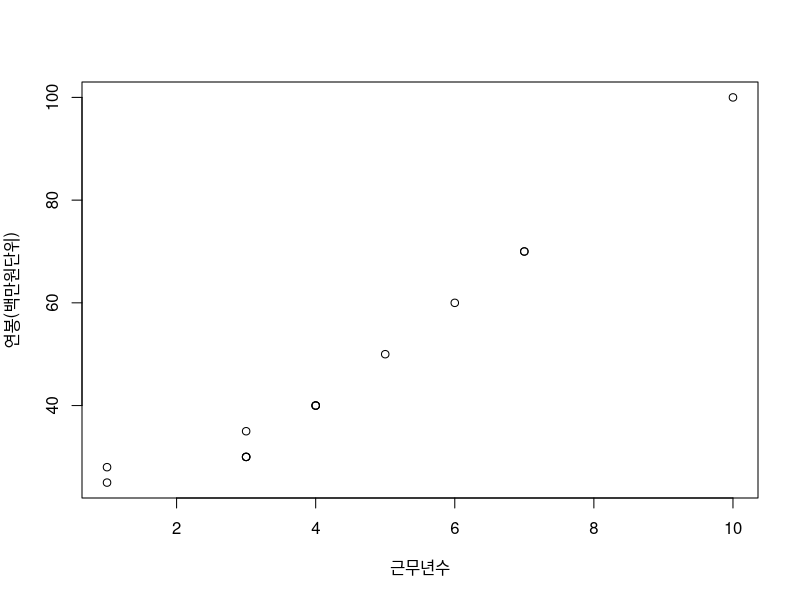
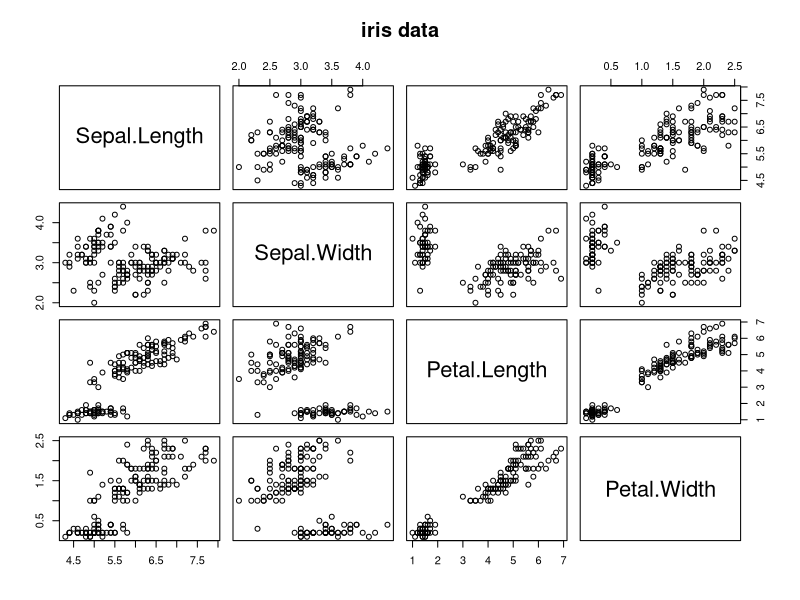
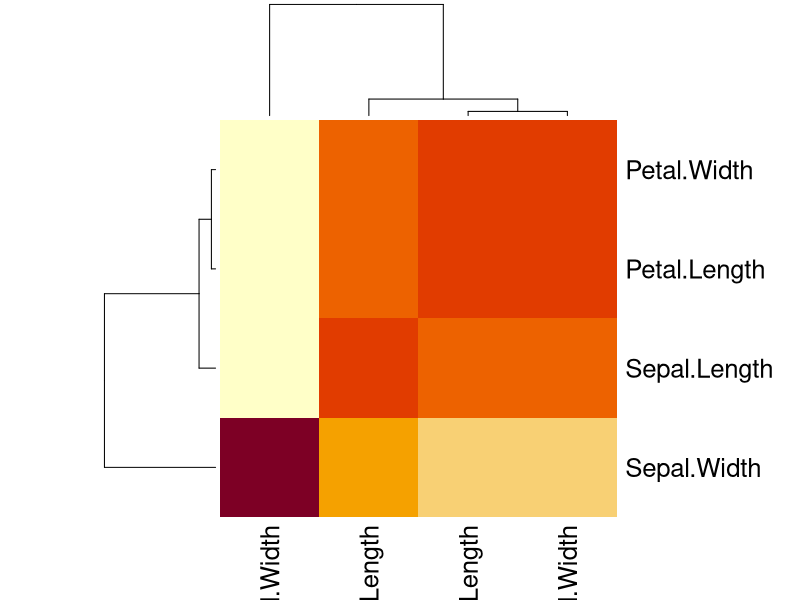

Generate these figures, in order, with R:
# 4-1. 산점도 그래프
# 산점도 그래프(scatter plot): 변수와 변수 간의 관계 시각화에 유용한 그래프
# -데이터를 X축과 Y축에 점으로 표현
# -> 두 변수가 양의 선형적 상관관계를 가지고 있을 때 => 정비례
# -> 두 변수가 음의 선형적 상관관계를 가지고 있을 때 => 반비례
# -> 두 변수가 독립적일 떼 

# A기업의 연봉과 근무년차 변수 간의 관련성이 있는지 알아보기
A_salary<-c(25,28,50,60,30,35,40,70,40,70,40,100,30,30) # 연봉 변수
A_hireyears<-c(1,1,5,6,3,3,4,7,4,7,4,10,3,3) # 근무년차 변수
A<-data.frame(salary<-A_salary,
              hireyears<-A_hireyears)
# 산점도 그래프
plot(A$hireyears, A$salary, xlab="근무년수", ylab="연봉(백만원단위)")

# pairs()함수: 여러 가지 변수의 산점도 그래프를 한눈에 볼 수 있도록 작성
pairs(iris[,1:4], main="iris data")

# 4-2. 상관계수
# 상관계수: 변수 간의 관련성을 수치로 계산
# -가장 많이 사용하는 계산법-> 피어슨 상관계수
# -피어슨 상관계수는 -1에서 1사이의 값을 가짐
# -피어슨 상관계수의 값이 1에 가까울수록 양의 상관관계
# - -1에 가까울수록 음의 상관관계
# -두 변수가 독립일 때 0에 가까운 수를 갖음
# 상관계수 -cor()
cor(A$hireyears, A$salary)

# 4-3. 상관행렬
# 상관행렬: 여러 변수 간의 상관계수 값으로 생성한 행렬
# cor() 함수로 간단히 상관행렬 구하기
# 상관행렬
cor(iris[,1:4])

# 4-4. 상관행렬 히트맵
# 많은 변수로 상관행렬을 만들어 상관계수 값을 일일히 확인하기 어려운 경우
# 상관행렬 히트맵
heatmap(cor(iris[,1:4]))
